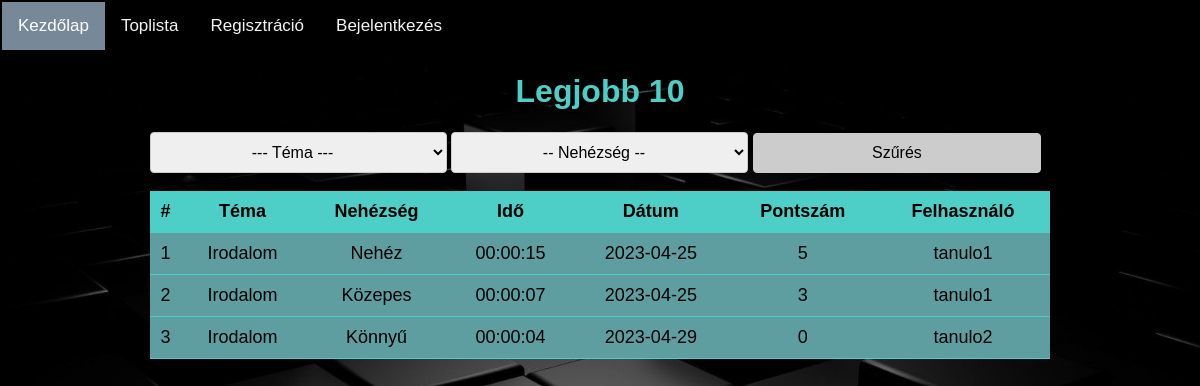
Page /toplist.php?tema=3 on the committed database.
### tables this page shows
CREATE TABLE `eredmeny` (
  `id` int(10) UNSIGNED NOT NULL,
  `felhasznalo_id` int(10) UNSIGNED NOT NULL,
  `tema_id` int(10) UNSIGNED NOT NULL,
  `pontszam` int(11) NOT NULL,
  `mikor` date NOT NULL DEFAULT current_timestamp(),
  `ido` time NOT NULL,
  `nehezseg_id` int(10) UNSIGNED NOT NULL DEFAULT 1
);

CREATE TABLE `tema` (
  `id` int(10) UNSIGNED NOT NULL,
  `nev` varchar(256) NOT NULL,
  `kep_url` text DEFAULT NULL
);

CREATE TABLE `nehezseg` (
  `id` int(10) UNSIGNED NOT NULL,
  `nev` varchar(256) NOT NULL
);

CREATE TABLE `felhasznalo` (
  `id` int(10) UNSIGNED NOT NULL,
  `felhasznalo` varchar(256) NOT NULL,
  `jelszo` varchar(256) NOT NULL,
  `email` varchar(255) NOT NULL,
  `admin` tinyint(1) NOT NULL DEFAULT 0
);

### kozos/adatbazis.php (called while the page is built, shortened)
<?php
class Database
{
    private $database = 'quiztime';
    private $host = 'localhost';
    private $user = 'root';
    private $password = '';
    protected $dbc = null;
    public function __construct()
    {
        try {
            $this->dbc = new mysqli($this->host, $this->user, $this->password, $this->database);
            $this->dbc->set_charset('utf8');
        } catch (mysqli_sql_exception $exc) {
            echo "Kapcsolódási hiba:" . $exc->getMessage();
        }
    }
    public function RunSQL($sql, ...$args)
    {
        try {
            $utasitas = $this->dbc->prepare($sql);
            $utasitas->execute();
            $result = $utasitas->get_result();
            return $result;
        } catch (mysqli_sql_exception $exc) {
            echo "Lekérdezési hiba: " . $exc->getMessage();
        }
    }
}

### toplist.php (the view, shortened to what this page needs)
<!DOCTYPE html>
<html lang="en">
<?php
include 'kozos/adatbazis.php';
$db = new Database();
?>
<head>
  <link href="kozos/toplist.css" rel="stylesheet" type="text/css" />
</head>
<?php include_once("header.php"); ?>
<body>
  <div class="container">
    <h1>Legjobb 10</h1>
    <form method="get" action="">
      <select class="select" name="tema" id="tema">
        <option value="" class="betu">--- Téma ---</option>
      </select>
      <select class="select" name="nehezseg" id="nehezseg">
        <option value="" class="betu">-- Nehézség --</option>
      </select>
      <button type="submit" class="buttona">Szűrés</button>
    </form>
    <br>
    <?php
    $where = "";
    if (isset($_GET["tema"]) && !empty($_GET["tema"])) {
      $where .= " WHERE tema_id = " . $_GET["tema"];
    }
    if (isset($_GET["tema"]) && !empty($_GET["tema"])) {
      if (empty($where)) {
        $where .= " WHERE tema_id = " . $_GET["tema"];
      } else {
        $where .= " AND tema_id = " . $_GET["tema"];
      }
    }
    $sql = "SELECT eredmeny.*, felhasznalo.felhasznalo, tema.nev AS tema_nev, nehezseg.nev AS nehezseg_nev
    FROM eredmeny
    JOIN felhasznalo ON eredmeny.felhasznalo_id = felhasznalo.id
    JOIN tema ON eredmeny.tema_id = tema.id
    JOIN nehezseg ON eredmeny.nehezseg_id = nehezseg.id";
    if (!empty($where)) {
      $sql .= $where;
    }
    $sql .= " ORDER BY pontszam DESC, ido ASC, id ASC LIMIT 10";
    $result = $db->RunSQL($sql);
    if ($result->num_rows > 0): ?>
      <div class='container'>
      <table class="table table-dark table-striped">
          <thead>
            <tr>
              <th>#</th>
              <th>Téma</th>
              <th>Nehézség</th>
              <th>Idő</th>
              <th>Dátum</th>
              <th>Pontszám</th>
              <th>Felhasználó</th>
            </tr>
          </thead>
          <tbody>
            <?php $counter = 1;
            while ($row = $result->fetch_assoc()): ?>
              <tr>
                <td>
                  <?= $counter ?>
                </td>
                <td>
                  <?= $row["tema_nev"] ?>
                </td>
                <td>
                  <?= $row["nehezseg_nev"] ?>
                </td>
                <td>
                  <?= $row["ido"] ?>
                </td>
                <td>
                  <?= $row["mikor"] ?>
                </td>
                <td>
                  <?= $row["pontszam"] ?>
                </td>
                <td>
                  <?= $row["felhasznalo"] ?>
                </td>
              </tr>
              <?php
              $counter++;
            endwhile; ?>
          </tbody>
        </table>
      </div>
    <?php endif; ?>

### kozos/toplist.css (style rules this page uses)
body { font-family: Arial, sans-serif; font-family: Arial, Helvetica, sans-serif; background-image: url('pic.jpg'); margin: 0%; background-repeat: no-repeat; background-size: cover; background-position: center; min-height: 100vh; flex-direction: column; justify-content: center; }
.container { max-width: 900px; margin: 0 auto; justify-content: center; }
table { border-collapse: collapse; width: 100%; background-color: cadetblue; }
th, td { font-size: 18px; text-align: left; padding: 10px 5px; border-bottom: 1px solid #4dcfc7; text-align: center; color: black; }
th { background-color: #4dcfc7; }
h1 { color: #4dcfc7; text-align: center; }
select { padding: 10px; font-size: 16px; border: 1px solid #ccc; border-radius: 4px; width: 33%; text-align: center; align-items: center; display: inline-flex; }
.select option { padding: 20px; font-size: 16px; background-color: #ccc; color: #000; }
.buttona { width: 32%; border-radius: 4px; border: 1px solid #ccc; padding: 10px; align-items: center; text-align: center; font-size: 16px; background-color: #ccc; }

### rows in the picture
eredmeny: tema.nev "Irodalom", nehezseg.nev "Nehéz", ido "00:00:15", mikor "2023-04-25", pontszam "5", felhasznalo.felhasznalo "tanulo1"
eredmeny: tema.nev "Irodalom", nehezseg.nev "Közepes", ido "00:00:07", mikor "2023-04-25", pontszam "3", felhasznalo.felhasznalo "tanulo1"
eredmeny: tema.nev "Irodalom", nehezseg.nev "Könnyű", ido "00:00:04", mikor "2023-04-29", pontszam "0", felhasznalo.felhasznalo "tanulo2"
